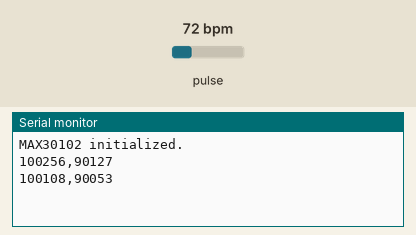
Simulated run of this sketch. Board: ESP32. Parts: the last lines printed to the serial monitor. The inputs (shaded band) are chosen by the test bench; at power-on: pulse 72 bpm.

Above: at 2.2 s.
2.3 s: pulse set to 42 bpm
At 3.6 s:
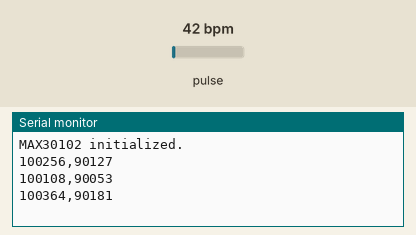
3.8 s: pulse set to 70 bpm
At 4.9 s:
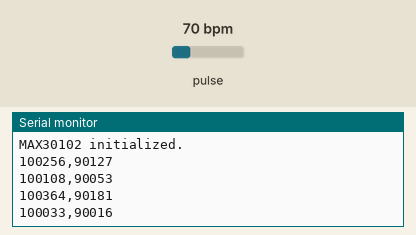
Timing chart, 0 to 6.8 s (numbered marks = the images above; inputs shaded):
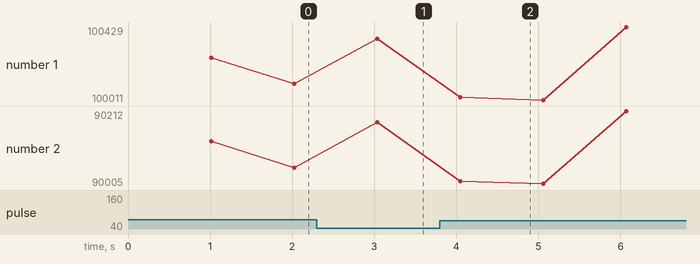

Measured:
- after the input at 2.3 s, the serial monitor: prints a new line after 0.74 s (image 1)
- after the input at 3.8 s, the serial monitor: prints a new line after 0.25 s (image 2)
- plotted number 1: 100108 → 100364 after the input at 2.3 s, 100364 → 100011 after the input at 3.8 s
- plotted number 2: 90053 → 90181 after the input at 2.3 s, 90181 → 90005 after the input at 3.8 s

The sketch:

data_logger_ESP32.ino
```cpp
#include <Wire.h>
#include "MAX30105.h"

MAX30105 particleSensor;

#define SDA_PIN 21
#define SCL_PIN 22

void setup() {
  Serial.begin(9600);
  delay(1000);  // Allow time for Serial to initialize

  Wire.begin(SDA_PIN, SCL_PIN);  // Use ESP32 I2C pins

  if (!particleSensor.begin(Wire, I2C_SPEED_STANDARD)) {
    Serial.println("MAX30102 not found. Please check wiring.");
    while (1);
  }

  particleSensor.setup();  // Use default configuration
  Serial.println("MAX30102 initialized.");
}

void loop() {
  long irValue = particleSensor.getIR();
  long redValue = particleSensor.getRed();

  Serial.print(irValue);
  Serial.print(",");
  Serial.println(redValue);

  delay(1000); // Log every 1 second
}
```
